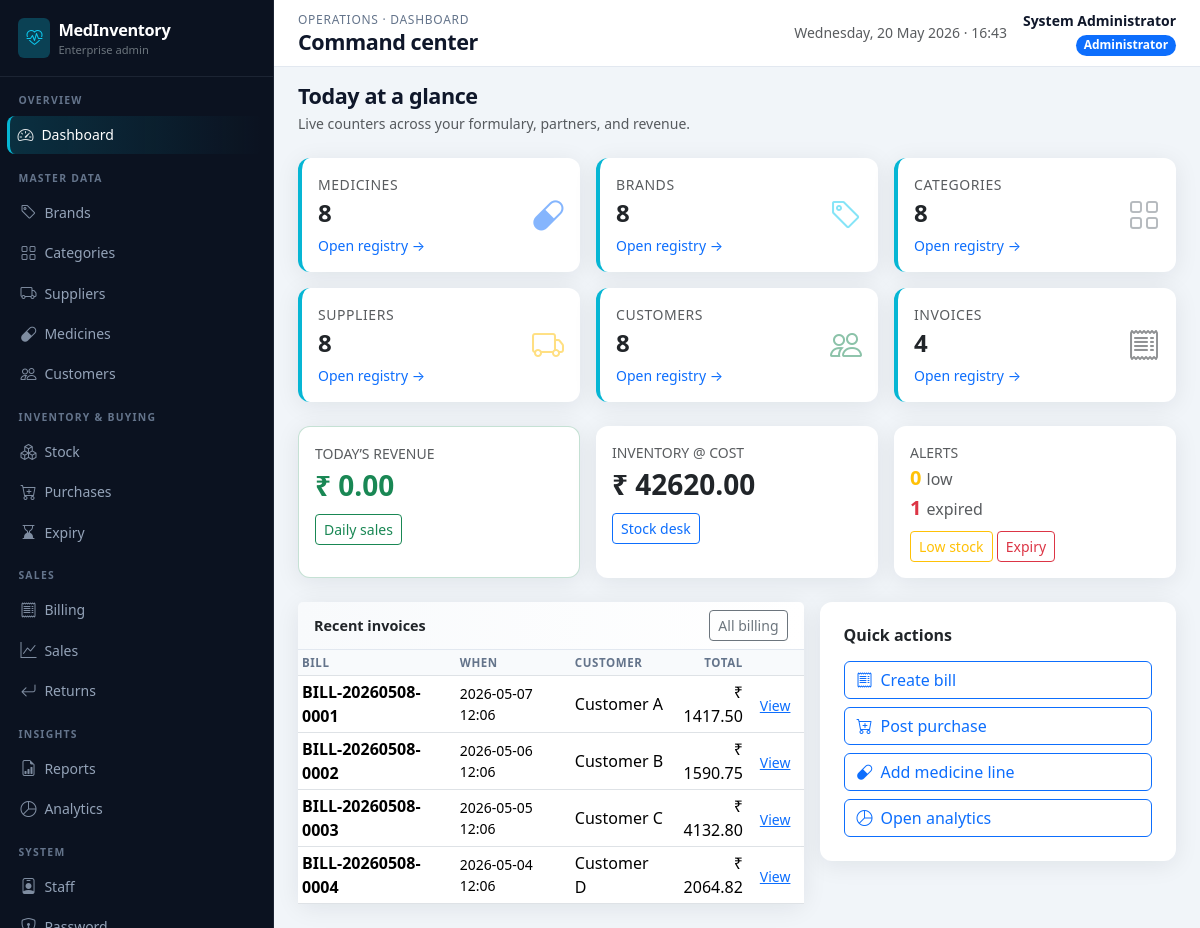
The page /admin/dashboard (signed in) on the database its author committed.
### app/models.py (models this page shows, shortened)
class User(UserMixin, db.Model):
    __tablename__ = "users"
    id = db.Column(db.Integer, primary_key=True)
    username = db.Column(db.String(80), unique=True, nullable=False, index=True)
    password_hash = db.Column(db.String(256), nullable=False)
    full_name = db.Column(db.String(120), nullable=False)
    email = db.Column(db.String(120))
    phone = db.Column(db.String(32))
    role = db.Column(db.String(20), nullable=False, default="staff")  # admin | staff
    is_active = db.Column(db.Boolean, default=True)
    created_at = db.Column(db.DateTime, default=datetime.utcnow)
    bills = db.relationship("Bill", backref="staff", lazy="dynamic")
    returns = db.relationship("MedicineReturn", backref="staff", lazy="dynamic")

class Bill(db.Model):
    __tablename__ = "bills"
    id = db.Column(db.Integer, primary_key=True)
    bill_number = db.Column(db.String(40), unique=True, nullable=False, index=True)
    customer_id = db.Column(db.Integer, db.ForeignKey("customers.id"), nullable=False)
    staff_id = db.Column(db.Integer, db.ForeignKey("users.id"), nullable=False)
    created_at = db.Column(db.DateTime, default=datetime.utcnow, index=True)
    discount_percent = db.Column(db.Numeric(5, 2), default=Decimal("0"))
    tax_percent = db.Column(db.Numeric(5, 2), default=Decimal("0"))
    subtotal = db.Column(db.Numeric(14, 2), default=Decimal("0"))
    discount_amount = db.Column(db.Numeric(14, 2), default=Decimal("0"))
    tax_amount = db.Column(db.Numeric(14, 2), default=Decimal("0"))
    grand_total = db.Column(db.Numeric(14, 2), default=Decimal("0"))
    notes = db.Column(db.Text)
    items = db.relationship("BillItem", backref="bill", lazy="dynamic", cascade="all, delete-orphan")
    returns = db.relationship("MedicineReturn", backref="bill", lazy="dynamic")

class Customer(db.Model):
    __tablename__ = "customers"
    id = db.Column(db.Integer, primary_key=True)
    name = db.Column(db.String(120), nullable=False, index=True)
    contact_number = db.Column(db.String(32))
    email = db.Column(db.String(120))
    address = db.Column(db.Text)
    created_at = db.Column(db.DateTime, default=datetime.utcnow)
    bills = db.relationship("Bill", backref="customer", lazy="dynamic")

### app/admin_routes.py (the view)
@admin_bp.route("/dashboard")
@login_required
@admin_required
def dashboard():
    low_stock = (
        Medicine.query.filter(Medicine.quantity <= Medicine.min_stock_level)
        .filter(Medicine.quantity > 0)
        .count()
    )
    expired = Medicine.query.filter(Medicine.expiry_date < date.today()).count()
    start, end = today_bounds()
    today_sales = (
        db.session.query(func.coalesce(func.sum(Bill.grand_total), 0))
        .filter(Bill.created_at >= start, Bill.created_at <= end)
        .scalar()
    )
    total_stock_value = db.session.query(
        func.coalesce(func.sum(Medicine.quantity * Medicine.purchase_price), 0)
    ).scalar()
    ctx = {
        "totals": {
            "medicines": Medicine.query.count(),
            "brands": Brand.query.count(),
            "categories": Category.query.count(),
            "suppliers": Supplier.query.count(),
            "customers": Customer.query.count(),
            "sales_count": Bill.query.count(),
            "stock_value": total_stock_value or 0,
            "low_stock": low_stock,
            "expired": expired,
            "today_sales": today_sales or 0,
        },
        "recent_bills": Bill.query.order_by(Bill.created_at.desc()).limit(8).all(),
    }
    return render_template("admin/dashboard.html", **ctx)

### app/models.py (called while the page is built)
def today_bounds():
    start = datetime.combine(date.today(), datetime.min.time())
    end = datetime.combine(date.today(), datetime.max.time())
    return start, end

### app/utils.py (called while the page is built)
def admin_required(view):
    @wraps(view)
    def wrapped(*args, **kwargs):
        if not current_user.is_authenticated:
            flash("Please log in to continue.", "warning")
            return redirect(url_for("main.login", next=request.url))
        if current_user.role != "admin":
            flash("You do not have permission to access that page.", "danger")
            return redirect(url_for("staff.dashboard"))
        return view(*args, **kwargs)
    return wrapped

### app/templates/admin/dashboard.html
{% extends "admin/layout.html" %}
{% from "admin/_macros.html" import page_heading with context %}
{% block breadcrumb %}Operations · Dashboard{% endblock %}
{% block page_title %}Command center{% endblock %}
{% block content %}
{{ page_heading("Today at a glance", "Live counters across your formulary, partners, and revenue.") }}
<div class="row g-3 mb-4">
  {% set cards = [
    ('Medicines', totals.medicines, 'capsule', 'primary', url_for('admin.medicines')),
    ('Brands', totals.brands, 'tag', 'info', url_for('admin.brands')),
    ('Categories', totals.categories, 'grid', 'secondary', url_for('admin.categories')),
    ('Suppliers', totals.suppliers, 'truck', 'warning', url_for('admin.suppliers')),
    ('Customers', totals.customers, 'people', 'success', url_for('admin.customers')),
    ('Invoices', totals.sales_count, 'receipt', 'dark', url_for('admin.billing_list')),
  ] %}
  {% for title, val, icon, color, link in cards %}
  <div class="col-6 col-xl-4">
    <a href="{{ link }}" class="text-decoration-none text-reset">
      <div class="card card-soft stat-card h-100">
        <div class="card-body d-flex justify-content-between align-items-center">
          <div>
            <div class="text-muted small text-uppercase" style="letter-spacing:0.04em">{{ title }}</div>
            <div class="fs-4 fw-bold">{{ val }}</div>
            <div class="small text-primary mt-1">Open registry →</div>
          </div>
          <i class="bi bi-{{ icon }} fs-2 text-{{ color }} opacity-50"></i>
        </div>
      </div>
    </a>
  </div>
  {% endfor %}
</div>
<div class="row g-3 mb-4">
  <div class="col-lg-4">
    <div class="card card-soft h-100 border border-success border-opacity-25">
      <div class="card-body">
        <div class="text-muted small text-uppercase">Today’s revenue</div>
        <div class="fs-3 fw-bold text-success">₹ {{ '%.2f'|format(totals.today_sales|float) }}</div>
        <a href="{{ url_for('admin.sales_daily') }}" class="btn btn-sm btn-outline-success mt-2">Daily sales</a>
      </div>
    </div>
  </div>
  <div class="col-lg-4">
    <div class="card card-soft h-100">
      <div class="card-body">
        <div class="text-muted small text-uppercase">Inventory @ cost</div>
        <div class="fs-3 fw-bold">₹ {{ '%.2f'|format(totals.stock_value|float) }}</div>
        <a href="{{ url_for('admin.stock_index') }}" class="btn btn-sm btn-outline-primary mt-2">Stock desk</a>
      </div>
    </div>
  </div>
  <div class="col-lg-4">
    <div class="card card-soft h-100">
      <div class="card-body">
        <div class="d-flex justify-content-between align-items-start">
          <div><div class="text-muted small text-uppercase">Alerts</div><div class="fs-5 fw-bold text-warning">{{ totals.low_stock }} <span class="fs-6 text-muted fw-normal">low</span></div><div class="fs-5 fw-bold text-danger">{{ totals.expired }} <span class="fs-6 text-muted fw-normal">expired</span></div></div>
        </div>
        <div class="mt-2">
          <a href="{{ url_for('admin.stock_low') }}" class="btn btn-sm btn-outline-warning">Low stock</a>
          <a href="{{ url_for('admin.stock_expired') }}" class="btn btn-sm btn-outline-danger">Expiry</a>
        </div>
      </div>
    </div>
  </div>
</div>
<div class="row g-3">
  <div class="col-lg-7">
    <div class="card card-soft detail-card">
      <div class="card-header d-flex justify-content-between align-items-center">
        <span>Recent invoices</span>
        <a href="{{ url_for('admin.billing_list') }}" class="btn btn-sm btn-outline-secondary">All billing</a>
      </div>
      <div class="table-responsive">
        <table class="table table-sm mb-0 align-middle">
          <thead><tr><th>Bill</th><th>When</th><th>Customer</th><th class="text-end">Total</th><th></th></tr></thead>
          <tbody>
            {% for b in recent_bills %}<tr><td class="fw-semibold">{{ b.bill_number }}</td><td class="small">{{ b.created_at.strftime('%Y-%m-%d %H:%M') }}</td><td>{{ b.customer.name }}</td><td class="text-end">₹ {{ '%.2f'|format(b.grand_total|float) }}</td><td><a href="{{ url_for('admin.bill_detail', bid=b.id) }}" class="btn btn-sm btn-link py-0">View</a></td></tr>
            {% else %}<tr><td colspan="5" class="text-muted p-4">No billing activity yet.</td></tr>{% endfor %}
          </tbody>
        </table>
      </div>
    </div>
  </div>
  <div class="col-lg-5">
    <div class="card card-soft p-4">
      <h6 class="fw-semibold mb-3">Quick actions</h6>
      <div class="d-grid gap-2">
        <a class="btn btn-outline-primary text-start" href="{{ url_for('admin.billing_new') }}"><i class="bi bi-receipt me-2"></i>Create bill</a>
        <a class="btn btn-outline-primary text-start" href="{{ url_for('admin.purchase_new') }}"><i class="bi bi-cart-plus me-2"></i>Post purchase</a>
        <a class="btn btn-outline-primary text-start" href="{{ url_for('admin.medicine_new') }}"><i class="bi bi-capsule me-2"></i>Add medicine line</a>
        <a class="btn btn-outline-primary text-start" href="{{ url_for('admin.analytics') }}"><i class="bi bi-pie-chart me-2"></i>Open analytics</a>
      </div>
    </div>
  </div>
</div>
{% endblock %}

### app/templates/admin/layout.html (shortened to what this page needs)
{% extends "base.html" %}
{% block body %}
<div class="admin-shell d-flex">
  <aside class="sidebar-admin no-print d-none d-lg-block">
    <div class="brand-block">
      <div class="d-flex align-items-center gap-2 text-white">
        <span class="rounded-2 bg-info bg-opacity-25 d-flex p-2"><i class="bi bi-heart-pulse text-info"></i></span>
        <div>
          <div class="product-name fw-bold">MedInventory</div>
          <div class="small text-secondary" style="font-size:0.7rem;">Enterprise admin</div>
        </div>
      </div>
    </div>
    <nav class="nav flex-column pb-4">
      <div class="nav-section-label">Overview</div>
      <a class="nav-link {% if request.endpoint == 'admin.dashboard' %}active{% endif %}" href="{{ url_for('admin.dashboard') }}"><i class="bi bi-speedometer2"></i> Dashboard</a>
      <div class="nav-section-label">Master data</div>
      <a class="nav-link {% if request.endpoint in ['admin.brands','admin.brand_detail','admin.brand_new','admin.brand_edit'] %}active{% endif %}" href="{{ url_for('admin.brands') }}"><i class="bi bi-tag"></i> Brands</a>
      <a class="nav-link " href="{{ url_for('admin.categories') }}"><i class="bi bi-grid"></i> Categories</a>
      <a class="nav-link {% if request.endpoint in ['admin.suppliers','admin.supplier_detail','admin.supplier_new','admin.supplier_edit'] %}active{% endif %}" href="{{ url_for('admin.suppliers') }}"><i class="bi bi-truck"></i> Suppliers</a>
      <a class="nav-link " href="{{ url_for('admin.medicines') }}"><i class="bi bi-capsule"></i> Medicines</a>
      <a class="nav-link " href="{{ url_for('admin.customers') }}"><i class="bi bi-people"></i> Customers</a>
      <div class="nav-section-label">Inventory &amp; buying</div>
      <a class="nav-link {% if 'stock' in (request.endpoint or '') %}active{% endif %}" href="{{ url_for('admin.stock_index') }}"><i class="bi bi-boxes"></i> Stock</a>
      <a class="nav-link " href="{{ url_for('admin.purchases') }}"><i class="bi bi-cart-plus"></i> Purchases</a>
      <a class="nav-link {% if request.endpoint == 'admin.expiry_index' %}active{% endif %}" href="{{ url_for('admin.expiry_index') }}"><i class="bi bi-hourglass-bottom"></i> Expiry</a>
      <div class="nav-section-label">Sales</div>
      <a class="nav-link {% if 'billing' in (request.endpoint or '') %}active{% endif %}" href="{{ url_for('admin.billing_list') }}"><i class="bi bi-receipt"></i> Billing</a>
      <a class="nav-link {% if request.endpoint in ['admin.sales','admin.sales_medicine_wise','admin.sales_daily','admin.sales_monthly'] %}active{% endif %}" href="{{ url_for('admin.sales') }}"><i class="bi bi-graph-up"></i> Sales</a>
      <a class="nav-link {% if 'returns' in (request.endpoint or '') %}active{% endif %}" href="{{ url_for('admin.returns_list') }}"><i class="bi bi-arrow-return-left"></i> Returns</a>
      <div class="nav-section-label">Insights</div>
      <a class="nav-link" href="{{ url_for('admin.reports', name='stock') }}"><i class="bi bi-file-earmark-bar-graph"></i> Reports</a>
      <a class="nav-link {% if request.endpoint == 'admin.analytics' %}active{% endif %}" href="{{ url_for('admin.analytics') }}"><i class="bi bi-pie-chart"></i> Analytics</a>
      <div class="nav-section-label">System</div>
      <a class="nav-link " href="{{ url_for('admin.staff_users') }}"><i class="bi bi-person-badge"></i> Staff</a>
      <a class="nav-link {% if request.endpoint == 'admin.change_password' %}active{% endif %}" href="{{ url_for('admin.change_password') }}"><i class="bi bi-shield-lock"></i> Password</a>
    </nav>
  </aside>
  <div class="main-with-sidebar flex-grow-1">
    <header class="topbar d-flex flex-wrap justify-content-between align-items-center gap-2 no-print">
      <div class="d-flex align-items-center gap-2">
        <div>
          <div class="admin-breadcrumb">{% block breadcrumb %}Administration{% endblock %}</div>
          <h1 class="admin-page-title mb-0">{% block page_title %}Console{% endblock %}</h1>
        </div>
      </div>
      <div class="d-flex align-items-center gap-3 text-end">
        <div class="d-none d-md-block small text-muted">{{ moment or '' }}</div>
        <div>
          <div class="fw-semibold small">{{ current_user.full_name }}</div>
          <span class="badge text-bg-primary rounded-pill">Administrator</span>
        </div>
      </div>
    </header>
    <main class="p-4 pt-3">
      {% block content %}{% endblock %}
    </main>
  </div>
</div>
{% endblock %}

### app/static/css/app.css (style rules this page uses)
:root { --mi-primary: #0d6efd; --mi-sidebar: #0b1220; --mi-sidebar-border: rgba(148, 163, 184, 0.12); --mi-sidebar-hover: #151f32; --mi-accent: #06b6d4; --mi-card-shadow: 0 4px 24px rgba(15, 23, 42, 0.08); --mi-topbar-h: 64px; }
body { font-family: "Segoe UI", system-ui, -apple-system, Roboto, "Helvetica Neue", sans-serif; background: #f1f5f9; color: #0f172a; }
.card-soft { border: none; box-shadow: var(--mi-card-shadow); border-radius: 12px; background: #fff; }
.stat-card { border-left: 4px solid var(--mi-accent); }
.sidebar-admin { min-height: 100vh; background: var(--mi-sidebar); color: #e2e8f0; width: 274px; position: fixed; left: 0; top: 0; z-index: 1040; padding: 0; overflow-y: auto; border-right: 1px solid var(--mi-sidebar-border); }
.sidebar-admin .brand-block { padding: 1.1rem 1.15rem; border-bottom: 1px solid var(--mi-sidebar-border); }
.sidebar-admin .brand-block .product-name { font-size: 1.02rem; letter-spacing: -0.02em; }
.sidebar-admin .nav-section-label { font-size: 0.65rem; text-transform: uppercase; letter-spacing: 0.12em; color: #64748b; padding: 1rem 1.15rem 0.35rem; font-weight: 600; }
.sidebar-admin a.nav-link { color: #94a3b8; border-radius: 8px; margin: 1px 10px; padding: 0.45rem 0.65rem; font-size: 0.875rem; display: flex; align-items: center; gap: 0.5rem; }
.sidebar-admin a.nav-link i { font-size: 1rem; opacity: 0.85; }
.sidebar-admin a.nav-link.active { background: linear-gradient(90deg, rgba(6, 182, 212, 0.18), transparent); color: #fff; border-left: 3px solid var(--mi-accent); margin-left: 7px; padding-left: calc(0.65rem - 3px); }
.main-with-sidebar { margin-left: 274px; min-height: 100vh; }
.admin-shell { min-height: 100vh; }
.topbar { background: #fff; border-bottom: 1px solid #e2e8f0; min-height: var(--mi-topbar-h); padding: 0.65rem 1.5rem; position: sticky; top: 0; z-index: 1020; }
.admin-page-title { font-size: 1.35rem; font-weight: 700; letter-spacing: -0.02em; color: #0f172a; }
.admin-breadcrumb { font-size: 0.75rem; color: #64748b; text-transform: uppercase; letter-spacing: 0.06em; }
.table thead th { font-size: 0.72rem; text-transform: uppercase; letter-spacing: 0.05em; color: #64748b; font-weight: 600; border-bottom-width: 1px; background: #f8fafc; white-space: nowrap; }
.table tbody td { vertical-align: middle; }
.detail-card .card-header { background: linear-gradient(90deg, #f8fafc, #fff); border-bottom: 1px solid #e2e8f0; font-weight: 600; font-size: 0.9rem; }

### rows shown on the page
User: full_name "System Administrator"
Bill: bill_number "BILL-20260508-0001", created_at "2026-05-07 12:06", customer.name "Customer A", grand_total "1417.50"
Bill: bill_number "BILL-20260508-0002", created_at "2026-05-06 12:06", customer.name "Customer B", grand_total "1590.75"
Bill: bill_number "BILL-20260508-0003", created_at "2026-05-05 12:06", customer.name "Customer C", grand_total "4132.80"
Bill: bill_number "BILL-20260508-0004", created_at "2026-05-04 12:06", customer.name "Customer D", grand_total "2064.82"

### other values the page prints
{{ title }} "Today at a glance"
{{ subtitle }} "Live counters across your formulary, partners, and revenue."
{{ title }} "MEDICINES" "BRANDS" "CATEGORIES" "SUPPLIERS" "CUSTOMERS" "INVOICES"
{{ val }} "8" "8" "8" "8" "8" "4"
{{ '%.2f'|format(totals.today_sales|float) }} "0.00"
{{ '%.2f'|format(totals.stock_value|float) }} "42620.00"
{{ totals.low_stock }} "0"
{{ totals.expired }} "1"
